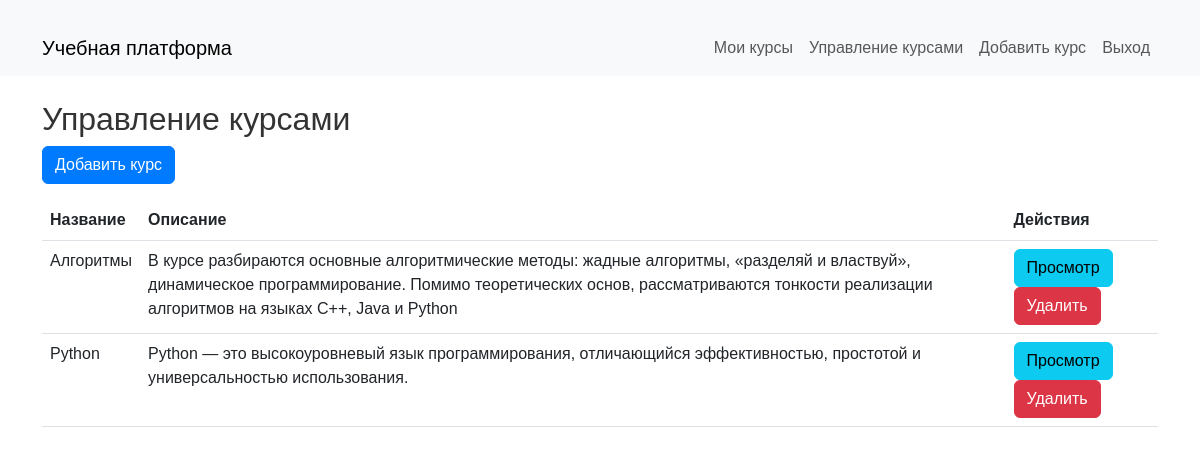
Page /courses/manage/ (signed in) on the committed database.
### online_courses/models.py (models this page shows, shortened)
class Course(models.Model):
    title = models.CharField(max_length=255)
    description = models.TextField(null=True, blank=True)
    teacher = models.ForeignKey(User, on_delete=models.SET_NULL, null=True, limit_choices_to={'role': 'teacher'}, related_name='courses_taught')
    students = models.ManyToManyField(User, related_name='enrolled_courses', blank=True, limit_choices_to={'role': 'student'})

### online_courses/views.py (the view)
# urls.py: path('courses/manage/', manage_courses, name='manage_courses'),
@login_required
def manage_courses(request):
    if request.user.role != 'teacher':
        raise PermissionDenied("Только преподаватели могут управлять курсами.")
    courses = Course.objects.filter(teacher=request.user)
    return render(request, 'manage_courses.html', {'courses': courses})

### online_courses/templates/manage_courses.html
{% extends "base.html" %}
{% block content %}
<h2>Управление курсами</h2>
<a href="{% url 'online_courses:add_course' %}" class="btn btn-primary">Добавить курс</a>
<table class="table mt-3">
    <thead>
        <tr>
            <th>Название</th>
            <th>Описание</th>
            <th>Действия</th>
        </tr>
    </thead>
    <tbody>
        {% for course in courses %}
        <tr>
            <td>{{ course.title }}</td>
            <td>{{ course.description }}</td>
            <td>
                <a href="{% url 'online_courses:course_detail' course.id %}" class="btn btn-info">Просмотр</a>
                <a href="{% url 'online_courses:delete_course' course.id %}" class="btn btn-danger"
                   onclick="return confirm('Вы уверены, что хотите удалить этот курс?');">Удалить</a>
            </td>
        </tr>
        {% empty %}
        <tr>
            <td colspan="3">У вас пока нет курсов.</td>
        </tr>
        {% endfor %}
    </tbody>
</table>
{% endblock %}

### online_courses/static/css/style.css (style rules this page uses)
body { font-family: Arial, sans-serif; }
h1, h2 { color: #333; }
.btn-primary { background-color: #007bff; border-color: #007bff; }

### rows in the picture
Course: title "Алгоритмы", description "В курсе разбираются основные алгоритмические методы: жадные алгоритмы, «разделяй и властвуй», динамическое программирование. Помимо теоретических основ, рассматриваются тонкости реализации алгоритмов на языках C++, Java и Python"
Course: title "Python", description "Python — это высокоуровневый язык программирования, отличающийся эффективностью, простотой и универсальностью использования."
